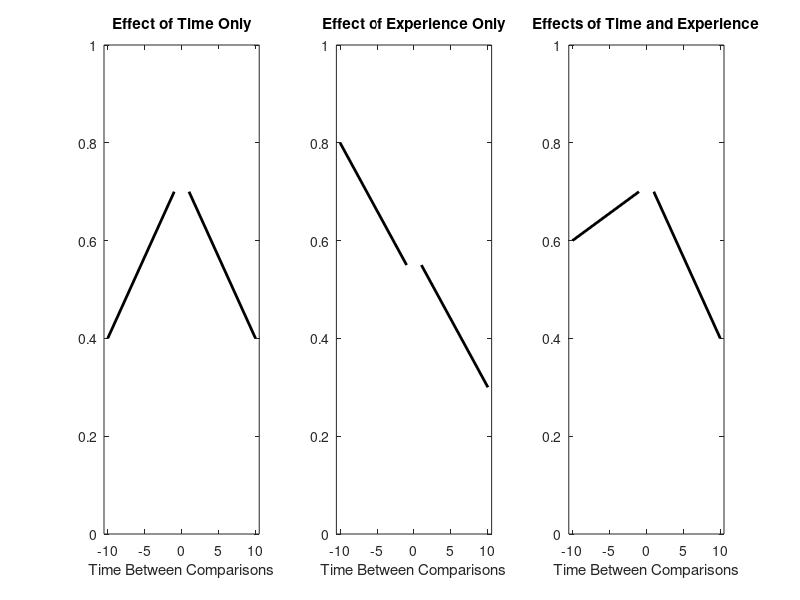

The MATLAB source for this figure: (Note: this script raises an error after producing the figure.)
%% Model fig. of time vs. experience

%Need to add some fake data here to fill in background
figure;
%Just time
subplot(1,3,1)
xdatFWD = [1 10];
ydatFWD = [0.7 0.4];
xdatREV = [-1 -10];
ydatREV = [0.7 0.4];
plot(xdatFWD,ydatFWD,'k','LineWidth',2); hold on
plot(xdatREV,ydatREV,'k','LineWidth',2);
xlim([-10.5 10.5]); ylim([0 1])
title('Effect of Time Only'); xlabel('Time Between Comparisons')
%Just experience
subplot(1,3,2)
xdatFWD = [1 10];
ydatFWD = [0.55 0.3];
xdatREV = [-1 -10];
ydatREV = [0.55 0.8];
plot(xdatFWD,ydatFWD,'k','LineWidth',2); hold on
plot(xdatREV,ydatREV,'k','LineWidth',2);
xlim([-10.5 10.5]); ylim([0 1])
title('Effect of Experience Only'); xlabel('Time Between Comparisons')
%Both
subplot(1,3,3)
xdatFWD = [1 10];
ydatFWD = [0.7 0.4];
xdatREV = [-1 -10];
ydatREV = [0.7 0.6];
plot(xdatFWD,ydatFWD,'k','LineWidth',2); hold on
plot(xdatREV,ydatREV,'k','LineWidth',2);
xlim([-10.5 10.5]); ylim([0 1])
title('Effects of Time and Experience'); xlabel('Time Between Comparisons')

%%

cpsPlot = [1 2 3];
tgsPlot = pairsCompareInd(cpsPlot,:)'; tgsPlot = tgsPlot(:);

%% How many splitters pie chart

pieSplitLabels = {'splitBOTH','splitLRonly','dontSplit','splitSTonly'};
splitterTGinds = cell2mat(cellfun(@(x) find(strcmpi(traitLabels,x)),pieSplitLabels,'UniformOutput',false));
pieSplitColors = colorAssc(splitterTGinds);
pieSplitColors{3} = [1 1 1];
pieData = splitPropMeans(splitterTGinds);
pieSEMs = splitPropSEMs(splitterTGinds);

pieDataPct = round(pieData'*100,3); 
pieDataPct(rem(pieDataPct,0.01)==0) = pieDataPct(rem(pieDataPct,0.01)==0)+0.001;
pieDataPct = mat2cell(pieDataPct,ones(1,length(pieData)),1);
pieDataPct = cellfun(@num2str,pieDataPct,'UniformOutput',false);
pieDataPct = cellfun(@(x) x(1:end-1),pieDataPct,'UniformOutput',false);

pieDataSEMs = round(pieSEMs'*100,3); 
pieDataSEMs(rem(pieDataSEMs,0.01)==0) = pieDataSEMs(rem(pieDataSEMs,0.01)==0)+0.001;
pieDataSEMs = mat2cell(pieDataSEMs,ones(1,length(pieData)),1);
pieDataSEMs = cellfun(@num2str,pieDataSEMs,'UniformOutput',false);
pieDataSEMs = cellfun(@(x) x(1:end-1),pieDataSEMs,'UniformOutput',false);

pp=figure; axes(pp)
pie(pieData,pieSplitLabels);
colormap(reshape([pieSplitColors{:}],3,length(pieSplitColors))')
for ppI = 1:length(pp.Children.Children)
    if strcmpi(class(pp.Children.Children(ppI)),'matlab.graphics.primitive.Text')
        ppUse = find(cell2mat(cellfun(@(x) strcmpi(x,pp.Children.Children(ppI).String),pieSplitLabels,'UniformOutput',false)));
        pp.Children.Children(ppI).String = {pieSplitLabels{ppUse}; [pieDataPct{ppUse} ' ' char(177) ' ' pieDataSEMs{ppUse} '%']}; 
        pp.Children.Children(ppI).FontSize = 13;
    end
end

title('Mean number of each splitter, all days all mice')

%% How many ARM splitters pie chart

pieSplitLabels = {'splitBOTH','splitSTonly','dontSplit','splitLRonly'};
splitterTGinds = cell2mat(cellfun(@(x) find(strcmpi(traitLabels,x)),pieSplitLabels,'UniformOutput',false));
pieSplitColors = colorAssc(splitterTGinds);
pieSplitColors{3} = [1 1 1];
pieData = ARMsplitPropMeans(splitterTGinds);
pieSEMs = ARMsplitPropSEMs(splitterTGinds);

pieDataPct = round(pieData'*100,3); 
pieDataPct(rem(pieDataPct,0.01)==0) = pieDataPct(rem(pieDataPct,0.01)==0)+0.001;
pieDataPct = mat2cell(pieDataPct,ones(1,length(pieData)),1);
pieDataPct = cellfun(@num2str,pieDataPct,'UniformOutput',false);
pieDataPct = cellfun(@(x) x(1:end-1),pieDataPct,'UniformOutput',false);

pieDataSEMs = round(pieSEMs'*100,3); 
pieDataSEMs(rem(pieDataSEMs,0.01)==0) = pieDataSEMs(rem(pieDataSEMs,0.01)==0)+0.001;
pieDataSEMs = mat2cell(pieDataSEMs,ones(1,length(pieData)),1);
pieDataSEMs = cellfun(@num2str,pieDataSEMs,'UniformOutput',false);
pieDataSEMs = cellfun(@(x) x(1:end-1),pieDataSEMs,'UniformOutput',false);

pp=figure; axes(pp)
pie(pieData,pieSplitLabels);
colormap(reshape([pieSplitColors{:}],3,length(pieSplitColors))')
for ppI = 1:length(pp.Children.Children)
    if strcmpi(class(pp.Children.Children(ppI)),'matlab.graphics.primitive.Text')
        ppUse = find(cell2mat(cellfun(@(x) strcmpi(x,pp.Children.Children(ppI).String),pieSplitLabels,'UniformOutput',false)));
        pp.Children.Children(ppI).String = {pieSplitLabels{ppUse}; [pieDataPct{ppUse} ' ' char(177) ' ' pieDataSEMs{ppUse} '%']}; 
        pp.Children.Children(ppI).FontSize = 13;
    end
end

title('Mean number of each ARM splitter, all days all mice')
%% Proportion of each splitter type
hh = figure;
numDataPts = length(pooledSplitProp{tgI});
%grps = repmat(1:length(traitGroups{1}),numDataPts,1); grps = grps(:);
grps = repmat(1:length(tgsPlot),numDataPts,1); grps = grps(:);
%dataHere = [pooledSplitProp{:}]; 
dataHere = [pooledSplitProp{tgsPlot}]; 
dataHere = dataHere(:);
%colorsHere = repmat(colorsHere,8,1);        
colorsHere = colorAssc(tgsPlot);
allColors = cellfun(@(x) repmat(x,numDataPts,1),colorsHere,'UniformOutput',false)';
colorsUse = []; for aa = 1:length(allColors); colorsUse = [colorsUse; allColors{aa}]; end
%repmat for the color in colorAssc, put into circle colors
xLabels = traitLabels(tgsPlot);
scatterBoxSL(dataHere, grps, 'xLabel', xLabels, 'plotBox', true, 'circleColors', colorsUse, 'transparency', 0.8) % 'circleColors', colorsHere, 
ylabel('Proportion of Splitter Cells')
title('Proportion of Cells Each Splitter Type, all mice all days')
hold on
ylim([0 1.1])
heightBump = 0.03;
barXpos = hh.Children.XTick;
for pcI = 1:length(cpsPlot)
    %plot a bar across the pair of compare inds
    possibleHeight = max(round(cell2mat(cellfun(@max,pooledSplitProp(pairsCompareInd(cpsPlot(pcI),:)),'UniformOutput',false)),1));
    possibleHeight = possibleHeight + heightBump;
    plot(barXpos(pairsCompareInd(cpsPlot(pcI),:)),[possibleHeight possibleHeight],'k','LineWidth',2)
    
    %mark it significant or not with hSplitterPropDiffs, pVal in pSplitterPropDiffs
    switch hSplitterPropDiffs(cpsPlot(pcI))
        case 1
            if pSplitterPropDiffs(cpsPlot(pcI)) < 0.001
                textPlot = 'p < 0.001';
            else
                textPlot = ['p = ' num2str(pSplitterPropDiffs(cpsPlot(pcI)))];
            end
        case 0
            textPlot = 'n.s.';
    end
    text(mean(barXpos(pairsCompareInd(cpsPlot(pcI),:))),possibleHeight+0.025,textPlot,'Color','k','HorizontalAlignment','center')
end

%% Proportion of each splitter type ARMs
hh = figure;
numDataPts = length(ARMpooledSplitProp{tgI});
%grps = repmat(1:length(traitGroups{1}),numDataPts,1); grps = grps(:);
grps = repmat(1:length(tgsPlot),numDataPts,1); grps = grps(:);
%dataHere = [pooledSplitProp{:}]; 
dataHere = [ARMpooledSplitProp{tgsPlot}]; 
dataHere = dataHere(:);
%colorsHere = repmat(colorsHere,8,1);        
colorsHere = ARMcolorAssc(tgsPlot);
allColors = cellfun(@(x) repmat(x,numDataPts,1),colorsHere,'UniformOutput',false)';
colorsUse = []; for aa = 1:length(allColors); colorsUse = [colorsUse; allColors{aa}]; end
%repmat for the color in colorAssc, put into circle colors
xLabels = ARMtraitLabels(tgsPlot);
scatterBoxSL(dataHere, grps, 'xLabel', xLabels, 'plotBox', true, 'circleColors', colorsUse, 'transparency', 0.8) % 'circleColors', colorsHere, 
ylabel('Proportion of Splitter Cells')
title('Proportion of Cells Each ARM Splitter Type, all mice all days')
hold on
ylim([0 1.1])
heightBump = 0.03;
barXpos = hh.Children.XTick;
for pcI = 1:length(cpsPlot)
    %plot a bar across the pair of compare inds
    possibleHeight = max(round(cell2mat(cellfun(@max,ARMpooledSplitProp(pairsCompareInd(cpsPlot(pcI),:)),'UniformOutput',false)),1));
    possibleHeight = possibleHeight + heightBump;
    plot(barXpos(pairsCompareInd(cpsPlot(pcI),:)),[possibleHeight possibleHeight],'k','LineWidth',2)
    
    %mark it significant or not with hSplitterPropDiffs, pVal in pSplitterPropDiffs
    switch hArmSplitterPropDiffs(cpsPlot(pcI))
        case 1
            if pArmSplitterPropDiffs(cpsPlot(pcI)) < 0.001
                textPlot = 'p < 0.001';
            else
                textPlot = ['p = ' num2str(pArmSplitterPropDiffs(cpsPlot(pcI)))];
            end
        case 0
            textPlot = 'n.s.';
    end
    text(mean(barXpos(pairsCompareInd(cpsPlot(pcI),:))),possibleHeight+0.025,textPlot,'Color','k','HorizontalAlignment','center')
end

%% Change in Proportion of Each splitter type by days apart
%Comparison
plotREV=1;

gg=figure('Position',[65 410 1813 510]);
sRows = 1;
sCols = 3;
for pcI = 1:length(cpsPlot)
    subplot(sRows,sCols,pcI)
    pcIndsHere = pairsCompareInd(cpsPlot(pcI),:);
    %plot data
    plot(pooledDaysApartFWD-0.1,pooledSplitPctChangeFWD{pcIndsHere(1)},'.','Color',colorAssc{pcIndsHere(1)},'MarkerSize',12)
    hold on
    plot(pooledDaysApartFWD+0.1,pooledSplitPctChangeFWD{pcIndsHere(2)},'.','Color',colorAssc{pcIndsHere(2)},'MarkerSize',12)
    %plot reg fit line    
    plot(splitterFitPlotDays,splitterFitPlotPct{pcIndsHere(1)},'Color',colorAssc{pcIndsHere(1)},'LineWidth',2)
    plot(splitterFitPlotDays,splitterFitPlotPct{pcIndsHere(2)},'Color',colorAssc{pcIndsHere(2)},'LineWidth',2)
    
    if plotREV==1
        plot(pooledDaysApartREV-0.1,pooledSplitPctChangeREV{pcIndsHere(1)},'.','Color',colorAssc{pcIndsHere(1)},'MarkerSize',12)
        plot(pooledDaysApartREV+0.1,pooledSplitPctChangeREV{pcIndsHere(2)},'.','Color',colorAssc{pcIndsHere(2)},'MarkerSize',12)   
        plot(splitterFitPlotDaysREV,splitterFitPlotPctREV{pcIndsHere(1)},'Color',colorAssc{pcIndsHere(1)},'LineWidth',2)
        plot(splitterFitPlotDaysREV,splitterFitPlotPctREV{pcIndsHere(2)},'Color',colorAssc{pcIndsHere(2)},'LineWidth',2)
    end
    
    ylim([-0.5 0.5])
    xlim([0.5 max(pooledDaysApartFWD)-0.5]) %cell2mat(cellfun(@max,cellRealDays,'UniformOutput',false))
    if plotREV==1; xlim([min(pooledDaysApartREV)-0.5 max(pooledDaysApartFWD)-0.5]); end
    xlabel('Days Apart')
    ylabel('Proportion Change')
    %indicate the r2 of each line
    %switch slopeDiffRank(pcI)>=(1*numPerms-numPerms*pThresh); case 1; diffTxt='ARE'; case 0; diffTxt ='ARE NOT'; end
    %title([pairsCompare{pcI,1} ' vs ' pairsCompare{pcI,2} ', slopes ' diffTxt ' diff at p = ' num2str(1-slopeDiffRank(pcI)/1000)])
    switch pVal(cpsPlot(pcI))<pThresh; case 1; diffTxt='ARE'; case 0; diffTxt ='are NOT'; end
    title([traitLabels{pcIndsHere(1)} ' vs ' traitLabels{pcIndsHere(2)} ', slopes ' diffTxt ' diff at p = ' num2str(pVal(cpsPlot(pcI)))])
    legend(traitLabels{pcIndsHere(1)},traitLabels{pcIndsHere(2)})
end
suptitleSL('Changes by days apart in proportion of splitting type')

%% Change in Proportion of Each ARM splitter type by days apart
%Comparison
plotREV=1;

gg=figure('Position',[65 410 1813 510]);
sRows = 1;
sCols = 3;
for pcI = 1:length(cpsPlot)
    subplot(sRows,sCols,pcI)
    pcIndsHere = pairsCompareInd(cpsPlot(pcI),:);
    %plot data
    plot(pooledDaysApartFWD-0.1,ARMpooledSplitPctChangeFWD{pcIndsHere(1)},'.','Color',colorAssc{pcIndsHere(1)},'MarkerSize',12)
    hold on
    plot(pooledDaysApartFWD+0.1,ARMpooledSplitPctChangeFWD{pcIndsHere(2)},'.','Color',colorAssc{pcIndsHere(2)},'MarkerSize',12)
    %plot reg fit line    
    plot(ARMsplitterFitPlotDays,ARMsplitterFitPlotPct{pcIndsHere(1)},'Color',colorAssc{pcIndsHere(1)},'LineWidth',2)
    plot(ARMsplitterFitPlotDays,ARMsplitterFitPlotPct{pcIndsHere(2)},'Color',colorAssc{pcIndsHere(2)},'LineWidth',2)
    
    if plotREV==1
        plot(pooledDaysApartREV-0.1,ARMpooledSplitPctChangeREV{pcIndsHere(1)},'.','Color',colorAssc{pcIndsHere(1)},'MarkerSize',12)
        plot(pooledDaysApartREV+0.1,ARMpooledSplitPctChangeREV{pcIndsHere(2)},'.','Color',colorAssc{pcIndsHere(2)},'MarkerSize',12)   
        plot(ARMsplitterFitPlotDaysREV,ARMsplitterFitPlotPctREV{pcIndsHere(1)},'Color',colorAssc{pcIndsHere(1)},'LineWidth',2)
        plot(ARMsplitterFitPlotDaysREV,ARMsplitterFitPlotPctREV{pcIndsHere(2)},'Color',colorAssc{pcIndsHere(2)},'LineWidth',2)
    end
    
    ylim([-0.5 0.5])
    xlim([0.5 max(pooledDaysApartFWD)-0.5]) %cell2mat(cellfun(@max,cellRealDays,'UniformOutput',false))
    if plotREV==1; xlim([min(pooledDaysApartREV)-0.5 max(pooledDaysApartFWD)-0.5]); end
    xlabel('Days Apart')
    ylabel('Proportion Change')
    %indicate the r2 of each line
    %switch slopeDiffRank(pcI)>=(1*numPerms-numPerms*pThresh); case 1; diffTxt='ARE'; case 0; diffTxt ='ARE NOT'; end
    %title([pairsCompare{pcI,1} ' vs ' pairsCompare{pcI,2} ', slopes ' diffTxt ' diff at p = ' num2str(1-slopeDiffRank(pcI)/1000)])
    switch ARMpVal(cpsPlot(pcI))<pThresh; case 1; diffTxt='ARE'; case 0; diffTxt ='are NOT'; end
    title([ARMtraitLabels{pcIndsHere(1)} ' vs ' ARMtraitLabels{pcIndsHere(2)} ', slopes ' diffTxt ' diff at p = ' num2str(ARMpVal(cpsPlot(pcI)))])
    legend(ARMtraitLabels{pcIndsHere(1)},ARMtraitLabels{pcIndsHere(2)})
end
suptitleSL('Changes by days apart in proportion of ARM splitting type')

%% Prop of splitters that come back
%Comparison
figure;
sRows = 1;
sCols = 3;
for pcI = 1:length(cpsPlot)
    subplot(sRows,sCols,pcI)
    pcIndsHere = pairsCompareInd(cpsPlot(pcI),:);
    p1 = plot(pooledDaysApartFWD-0.1,pooledSplitterComesBackFWD{pcIndsHere(1)},'.','Color',colorAssc{pcIndsHere(1)},'MarkerSize',8,'DisplayName',pairsCompare{pcI,1});
    hold on
    p2 = plot(pooledDaysApartFWD+0.1,pooledSplitterComesBackFWD{pcIndsHere(2)},'.','Color',colorAssc{pcIndsHere(2)},'MarkerSize',8,'DisplayName',pairsCompare{pcI,2});
    
    plot(pooledDaysApartREV-0.1,pooledSplitterComesBackREV{pcIndsHere(1)},'.','Color',colorAssc{pcIndsHere(1)},'MarkerSize',8)
    plot(pooledDaysApartREV+0.1,pooledSplitterComesBackREV{pcIndsHere(2)},'.','Color',colorAssc{pcIndsHere(2)},'MarkerSize',8)
    
    plot(splitterCBFitPlotDaysFWD{pcIndsHere(1)},splitterCBFitPlotPctFWD{pcIndsHere(1)},'Color',colorAssc{pcIndsHere(1)},'LineWidth',2)
    plot(splitterCBFitPlotDaysFWD{pcIndsHere(2)},splitterCBFitPlotPctFWD{pcIndsHere(2)},'Color',colorAssc{pcIndsHere(2)},'LineWidth',2)
    plot(splitterCBFitPlotDaysREV{pcIndsHere(1)},splitterCBFitPlotPctREV{pcIndsHere(1)},'Color',colorAssc{pcIndsHere(1)},'LineWidth',2)
    plot(splitterCBFitPlotDaysREV{pcIndsHere(2)},splitterCBFitPlotPctREV{pcIndsHere(2)},'Color',colorAssc{pcIndsHere(2)},'LineWidth',2)
    
    ylim([-0.01 1.01])
    xlim([(min(pooledDaysApartREV)-0.5) (max(pooledDaysApartFWD)-0.5)])
    xlabel('Days Apart')
    ylabel('% of cells in model')
    
    if hValSplitterComesBackAll{pcI} == 1
        titleText = [pairsCompare{pcI,whichWonSplitterComesBackAll{pcI}} ' more stable, p = ' num2str(pValSplitterComesBackAll{pcI}) ];
    else 
        titleText = ['NOT diff at p = ' num2str(pValSplitterComesBackAll{pcI}) ];
    end
    title(titleText)
    
    %{
    yHeight = 0.8;
    for dpI = 1:length(dayPairsSCB{pcI})
        if hValSplitterComesBack{pcI}(dpI)==1
            plot(dayPairsSCB{pcI}(dpI),yHeight,'*','Color',colorAssc{pcIndsHere(whichWonSplitterComesBack{pcI}(dpI))})
        end
        %pValSplitterComesBack{pcI}
    end
    %}
    
    legend([p1; p2],'location','NW') 
end
suptitleSL('Percent cells of model day come back')

%% Prop of ARM splitters that come back
%Comparison
figure;
sRows = 1;
sCols = 3;
for pcI = 1:length(cpsPlot)
    subplot(sRows,sCols,pcI)
    pcIndsHere = pairsCompareInd(cpsPlot(pcI),:);
    p1 = plot(pooledDaysApartFWD-0.1,ARMpooledSplitterComesBackFWD{pcIndsHere(1)},'.','Color',ARMcolorAssc{pcIndsHere(1)},'MarkerSize',8,'DisplayName',pairsCompare{pcI,1});
    hold on
    p2 = plot(pooledDaysApartFWD+0.1,ARMpooledSplitterComesBackFWD{pcIndsHere(2)},'.','Color',ARMcolorAssc{pcIndsHere(2)},'MarkerSize',8,'DisplayName',pairsCompare{pcI,2});
    
    plot(pooledDaysApartREV-0.1,ARMpooledSplitterComesBackREV{pcIndsHere(1)},'.','Color',ARMcolorAssc{pcIndsHere(1)},'MarkerSize',8)
    plot(pooledDaysApartREV+0.1,ARMpooledSplitterComesBackREV{pcIndsHere(2)},'.','Color',ARMcolorAssc{pcIndsHere(2)},'MarkerSize',8)
    
    ylim([-0.01 1.01])
    xlim([(min(pooledDaysApartREV)-0.5) (max(pooledDaysApartFWD)-0.5)])
    xlabel('Days Apart')
    ylabel('% of cells in model')
    
    if hValSplitterComesBackAllARM{pcI} == 1 && whichWonSplitterComesBackAllARM{pcI}~=0
        titleText = [pairsCompare{pcI,whichWonSplitterComesBackAllARM{pcI}} ' more stable, p = ' num2str(pValSplitterComesBackAllARM{pcI}) ];
    else 
        titleText = ['NOT diff at p = ' num2str(pValSplitterComesBackAllARM{pcI}) ];
    end
    title(titleText)
       
    % legend([p1; p2],[pairsCompare{pcI,1}; pairsCompare{pcI,2}],'location','NW')  
    legend([p1; p2],'location','NW') 
end
suptitleSL('Percent ARM cells of model day come back on ARMs')

%% Prop of splitters that are still a splitter
figure;
sRows = 1;
sCols = 3;
for pcI = 1:length(cpsPlot)
    subplot(sRows,sCols,pcI)
    pcIndsHere = pairsCompareInd(cpsPlot(pcI),:);
    p1 = plot(pooledDaysApartFWD-0.1,pooledSplitterStillSplitterFWD{pcIndsHere(1)},'.','Color',colorAssc{pcIndsHere(1)},'MarkerSize',8,'DisplayName',pairsCompare{pcI,1});
    hold on
    p2 = plot(pooledDaysApartFWD+0.1,pooledSplitterStillSplitterFWD{pcIndsHere(2)},'.','Color',colorAssc{pcIndsHere(2)},'MarkerSize',8,'DisplayName',pairsCompare{pcI,2});
    
    plot(pooledDaysApartREV-0.1,pooledSplitterStillSplitterREV{pcIndsHere(1)},'.','Color',colorAssc{pcIndsHere(1)},'MarkerSize',8)
    plot(pooledDaysApartREV+0.1,pooledSplitterStillSplitterREV{pcIndsHere(2)},'.','Color',colorAssc{pcIndsHere(2)},'MarkerSize',8)
    
    plot(splitterSSFitPlotDaysFWD{pcIndsHere(1)},splitterSSFitPlotPctFWD{pcIndsHere(1)},'Color',colorAssc{pcIndsHere(1)},'LineWidth',2)
    plot(splitterSSFitPlotDaysFWD{pcIndsHere(2)},splitterSSFitPlotPctFWD{pcIndsHere(2)},'Color',colorAssc{pcIndsHere(2)},'LineWidth',2)
    plot(splitterSSFitPlotDaysREV{pcIndsHere(1)},splitterSSFitPlotPctREV{pcIndsHere(1)},'Color',colorAssc{pcIndsHere(1)},'LineWidth',2)
    plot(splitterSSFitPlotDaysREV{pcIndsHere(2)},splitterSSFitPlotPctREV{pcIndsHere(2)},'Color',colorAssc{pcIndsHere(2)},'LineWidth',2)
    
    ylim([-0.01 1.01])
    xlim([(min(pooledDaysApartREV)-0.5) (max(pooledDaysApartFWD)-0.5)])
    xlabel('Days Apart')
    ylabel('% of cells in model day')
    
    if hValSplitterStillSplitterAll{pcI} == 1
        titleText = [pairsCompare{pcI,whichWonSplitterStillSplitterAll{pcI}} ' more stable, p = ' num2str(pValSplitterStillSplitterAll{pcI}) ];
    else 
        titleText = ['NOT diff at p = ' num2str(pValSplitterStillSplitterAll{pcI}) ];
    end
    title(titleText)
    
    %{
    yHeight = 0.8;
    for dpI = 1:length(dayPairsSSS{pcI})
        if hValSplitterStillSplitter{pcI}(dpI)==1
            plot(dayPairsSSS{pcI}(dpI),yHeight,'*','Color',colorAssc{pcIndsHere(whichWonSplitterStillSplitter{pcI}(dpI))})
        end
        %pValSplitterComesBack{pcI}
    end
     %}
    
    % legend([p1; p2],[pairsCompare{pcI,1}; pairsCompare{pcI,2}],'location','NW')  
    legend([p1; p2],'location','NW') 
end
suptitleSL('Percent cells of model day apart still that trait')

%% Prop of ARM splitters that are still an ARM splitter
figure;
sRows = 1;
sCols = 3;
for pcI = 1:length(cpsPlot)
    subplot(sRows,sCols,pcI)
    pcIndsHere = pairsCompareInd(cpsPlot(pcI),:);
    p1 = plot(pooledDaysApartFWD-0.1,ARMpooledSplitterStillSplitterFWD{pcIndsHere(1)},'.','Color',colorAssc{pcIndsHere(1)},'MarkerSize',8,'DisplayName',pairsCompare{pcI,1});
    hold on
    p2 = plot(pooledDaysApartFWD+0.1,ARMpooledSplitterStillSplitterFWD{pcIndsHere(2)},'.','Color',colorAssc{pcIndsHere(2)},'MarkerSize',8,'DisplayName',pairsCompare{pcI,2});
    
    plot(pooledDaysApartREV-0.1,ARMpooledSplitterStillSplitterREV{pcIndsHere(1)},'.','Color',colorAssc{pcIndsHere(1)},'MarkerSize',8)
    plot(pooledDaysApartREV+0.1,ARMpooledSplitterStillSplitterREV{pcIndsHere(2)},'.','Color',colorAssc{pcIndsHere(2)},'MarkerSize',8)
    
    if hValSplitterStillSplitterAllARM{pcI} == 1 && whichWonSplitterStillSplitterAllARM{pcI}~=0
        titleText = [pairsCompare{pcI,whichWonSplitterStillSplitterAllARM{pcI}} ' more stable, p = ' num2str(pValSplitterStillSplitterAllARM{pcI}) ];
    else 
        titleText = ['NOT diff at p = ' num2str(pValSplitterStillSplitterAllARM{pcI}) ];
    end
    title(titleText)
    
    ylim([-0.01 1.01])
    xlim([(min(pooledDaysApartREV)-0.5) (max(pooledDaysApartFWD)-0.5)])
    xlabel('Days Apart')
    ylabel('% of cells in model day')
       
    % legend([p1; p2],[pairsCompare{pcI,1}; pairsCompare{pcI,2}],'location','NW')  
    legend([p1; p2],'location','NW') 
end
suptitleSL('Percent ARM cells of model day apart still that trait')

%% FWD vs. REV time within splitter type coming back
%Now plot within trait pos vs. negative day change
figure; 
sCols = 3;
sRows = ceil(length(tgsPlot)/sCols);
markerss = {'.' 'o'};
%for tgI = 1:length(traitGroups{1})
FWDREVtxt = {'FWD' 'REV'};
for tgI = 1:length(tgsPlot)
    subplot(sRows,sCols,tgI)
    color1 = colorAssc{tgsPlot(tgI)}+0.2; color1(color1>1) = 1; color1(color1<0) = 0;
    color2 = colorAssc{tgsPlot(tgI)}-0.2; color2(color2>1) = 1; color2(color2<0) = 0;
    p1 = plot(pooledDaysApartFWD+0.15,pooledSplitterComesBackFWD{tgsPlot(tgI)},markerss{1},'Color',color1,'MarkerSize',8,'DisplayName','Days Forward');
    hold on
    p2 = plot(-1*pooledDaysApartREV-0.15,pooledSplitterComesBackREV{tgsPlot(tgI)},markerss{2},'Color',color2,'MarkerSize',3,'DisplayName','Days Backwards');
    
    %{
    yHeight = 0.75;
    for dpI = 1:length(dayPairsCBpvn{tgsPlot(tgI)})
        if hValCBpvn{tgsPlot(tgI)}(dpI)
             markersz = [14 8]; colorss = [color1; color2];
            plot(dayPairsCBpvn{tgsPlot(tgI)}(dpI),yHeight,markerss{whichWonCBpvn{tgsPlot(tgI)}(dpI)},'Color',colorss(whichWonCBpvn{tgsPlot(tgI)}(dpI),:),'MarkerSize',markersz(whichWonCBpvn{tgI}(dpI)))    
        end
        %pValSplitCBpvn{tgI}
    end
    %}
    
    if hValSCBall{tgI} == 1
        titleText = [traitLabels{tgsPlot(tgI)} ': ' FWDREVtxt{whichWonSCBall{tgI}} ' more stable, p = ' num2str(pValSCBall{tgI}) ];
    else 
        titleText = [traitLabels{tgsPlot(tgI)} ': NOT diff at p = ' num2str(pValSCBall{tgI}) ];
    end
    title(titleText)
    
    xlabel('Days Apart')
    ylabel('Proportion of Model')
    ylim([-0.01 1.01])
    xlim([min(pooledDaysApartFWD)-0.5 max(pooledDaysApartFWD)+0.5])
    legend([p1; p2],'location','NE')
end
suptitleSL('Percent cells of model day come back, Positive vs. negative time')

%% FWD vs. REV time within splitter still splitter
figure; 
sCols = 3;
sRows = ceil(length(tgsPlot)/sCols);
markerss = {'.' 'o'}; 
%for tgI = 1:length(traitGroups{1})
for tgI = 1:length(tgsPlot)
    subplot(sRows,sCols,tgI)
    color1 = colorAssc{tgsPlot(tgI)}+0.2; color1(color1>1) = 1; color1(color1<0) = 0;
    color2 = colorAssc{tgsPlot(tgI)}-0.2; color2(color2>1) = 1; color2(color2<0) = 0;
    p1 = plot(pooledDaysApartFWD+0.15,pooledSplitterStillSplitterFWD{tgsPlot(tgI)},markerss{1},'Color',color1,'MarkerSize',8,'DisplayName','Days Forward');
    hold on
    p2 = plot(-1*pooledDaysApartREV-0.15,pooledSplitterStillSplitterREV{tgsPlot(tgI)},markerss{2},'Color',color2,'MarkerSize',3,'DisplayName','Days Backwards');
    
    %{
    yHeight = 0.8;
    for dpI = 1:length(dayPairsSSpvn{tgsPlot(tgI)})
        if hValSSpvn{tgsPlot(tgI)}(dpI)
            markersz = [14 8]; colorss = [color1; color2];
            plot(dayPairsSSpvn{tgsPlot(tgI)}(dpI),yHeight,markerss{whichWonSSpvn{tgsPlot(tgI)}(dpI)},'Color',colorss(whichWonSSpvn{tgsPlot(tgI)}(dpI),:),'MarkerSize',markersz(whichWonCBpvn{tgI}(dpI)))    
        end
        %pValSplitSSpvn{tgI}
    end
    %}
    
    if hValSSSall{tgI} == 1
        titleText = [traitLabels{tgsPlot(tgI)} ': ' FWDREVtxt{whichWonSSSall{tgI}} ' more stable, p = ' num2str(pValSSSall{tgI}) ];
    else 
        titleText = [traitLabels{tgsPlot(tgI)} ': NOT diff at p = ' num2str(pValSSSall{tgI}) ];
    end
    title(titleText)
    
    xlabel('Days Apart')
    ylabel('Proportion of Model')
    ylim([-0.01 1.01])
    xlim([min(pooledDaysApartFWD)-0.5 max(pooledDaysApartFWD)+0.5])
    legend([p1; p2],'location','NE')
end
suptitleSL('Percent cells of model day still that trait v self, Positive vs. negative time')











%% FWD v REV time ARM splitter persistence










%% Cells splitter type in STEM and ARM
nPts = size( pctTraitBothPooled{1},1);
dataHere = [pctTraitBothPooled{:}]; dataHere = dataHere(:);
grps = repmat(1:numTraitGroups,nPts,1); grps = grps(:); 

scatterBoxSL(dataHere,grps,'transparency',1,'xLabels',traitLabels)
title('% of cells that split the same way on stem and arm')

%% Comparison of each type of splitter in STEM and ARM
statBump = 0.025;
nPts = size( pctTraitBothPooled{1},1);
dataHere = []; 
grps = [];
labelsHere = cell(numTraitGroups*2,1);
for tgI = 1:numTraitGroups
    dataHere = [dataHere; pooledSplitProp{tgI}(:); ARMpooledSplitProp{tgI}(:)];
    grps = [grps; (tgI*2-1)*ones(nPts,1); (tgI*2)*ones(nPts,1)];
    labelsHere{tgI*2-1} = traitLabels{tgI};
    labelsHere{tgI*2} = ARMtraitLabels{tgI};
end
hh = figure;
scatterBoxSL(dataHere,grps,'transparency',1,'xLabels',labelsHere)
ylabel('Proportion of Cells')
title('Comparison of Number of Splitters in STEM and ARMS')

xMarks = hh.Children.XTick;
for tgI = 1:numTraitGroups
    sHeight = max([pooledSplitProp{tgI}(:); ARMpooledSplitProp{tgI}(:)]) + statBump;
    plot(xMarks((tgI*2-1):tgI*2),[sHeight sHeight],'k','LineWidth',1.5)
    switch hSvAsplitPropDiffs{tgI}
        case 0; txtPlot = 'n.s.';
        case 1
            switch pSvAsplitPropDiffs{tgI}<0.001
                case 1; txtPlot = '*p < 0.001';
                case 0; txtPlot = ['*p = ' num2str(round(pSvAsplitPropDiffs{tgI},2))];
            end
    end
    text(mean(xMarks((tgI*2-1):tgI*2)),sHeight+0.01,txtPlot,'Color','k','HorizontalAlignment','center')
end
    

%% Pop Vector corrs
fitLine = 'mean';
fitLine = 'regression';
gg = figure('Position',[680 305 968 673]);
plot([-0.5 17.5],[0 0],'k'); hold on
condSetColors = {'b' 'r' 'g'};
csMod = [-0.1 0 0.1];
for csI = 1:length(condSet)
    dayPairsHere = unique(abs(CSpooledPVdaysApart{csI}));
    pvsHere = CSpooledMeanPVcorrs{csI};
    pp{csI} = plot(CSpooledPVdaysApart{csI}+csMod(csI),pvsHere,'.','MarkerSize',6,'Color',condSetColors{csI},'DisplayName',condSetLabels{csI});
   
    for dpI = 1:length(dayPairsHere)
        meanLine(dpI,csI) = mean(pvsHere(CSpooledPVdaysApart{csI}==dayPairsHere(dpI)));
    end
end
switch fitLine
    case 'mean'
        for csI = 1:length(condSet)
            meanLinePlot = meanLine(:,csI);
            plot(dayPairsHere,meanLinePlot,'LineWidth',2,'Color',condSetColors{csI})
        end
        %ranksum results
        plotHeights = [0.8 0.7 0.6];
        for cscI = 1:size(condSetComps,1)
            for ddI = 1:length(allPVdayDiffs)
                if hDDmeanPV{cscI}(ddI) ==1
                    plot(allPVdayDiffs(ddI),plotHeights(cscI),'*k','MarkerSize',6) 
                end
            end
            compStr{cscI,1} = [condSetColors{condSetComps(cscI,1)} ' vs. ' condSetColors{condSetComps(cscI,2)}];
            text(-1.5,plotHeights(cscI),compStr{cscI})
        end
        xlimOne = -2;
        
        
    case 'regression'
        for csI = 1:length(condSet)
             plot(dayPairsHere,meanCSpvPlotReg{csI},'LineWidth',2,'Color',condSetColors{csI})
             
             plotStr{csI,1} = [condSetColors{condSetComps(csI,1)} ' vs. ' condSetColors{condSetComps(csI,2)} ': p=' num2str(meanPVcompspVal(csI))];
        end       
        %legend with comparison results
        dim = [0.7 0.55 0.25 0.25];
        qq = annotation('textbox',dim,'String',plotStr,'FitBoxToText','on');
        xlimOne = -0.5;
end
xlim([xlimOne max(dayPairsHere)+0.5])
ylabel('Mean Correlation')
xlabel('Days Apart')
title(['Mean Population vector correlation by number of sessions apart with ' fitLine ' line'])
legend([pp{:}],'Location','ne')
    
%% PV corr spread by days apart

figure;
numCSC = size(condSetComps,1);
for cscI = 1:numCSC
    subplot(1,numCSC,cscI)
    plot(pooledCSdiffDiffDayDiffs,pooledCSdiffDiffsMeanCorr{cscI},'.')
    [h,p] = kstest(zscore(pooledCSdiffDiffsMeanCorr{cscI}));
    title([condSetLabels{condSetComps(cscI,1)} ' - ' condSetLabels{condSetComps(cscI,2)} ', KS h=' num2str(h) ' p=' num2str(p)])
    xlabel('Days Apart')
end
suptitleSL('Within-day differences beween correlations')
    
  
figure;
for csI = 1:length(condSet)
    subplot(1,length(condSet),csI)
    plot(pooledCSdiffDiffDayDiffs,pooledWithinCSdayDiffsMeanCorr{csI},'.')
    [h,p] = kstest(zscore(pooledWithinCSdayDiffsMeanCorr{csI}));
    %title(condSetLabels{csI})
    title([condSetLabels{csI} ', KS h=' num2str(h) ' p=' num2str(p)])
    xlabel('Days Apart')
end
suptitleSL('Within-Correlation differences across days ')
    
    
    
    